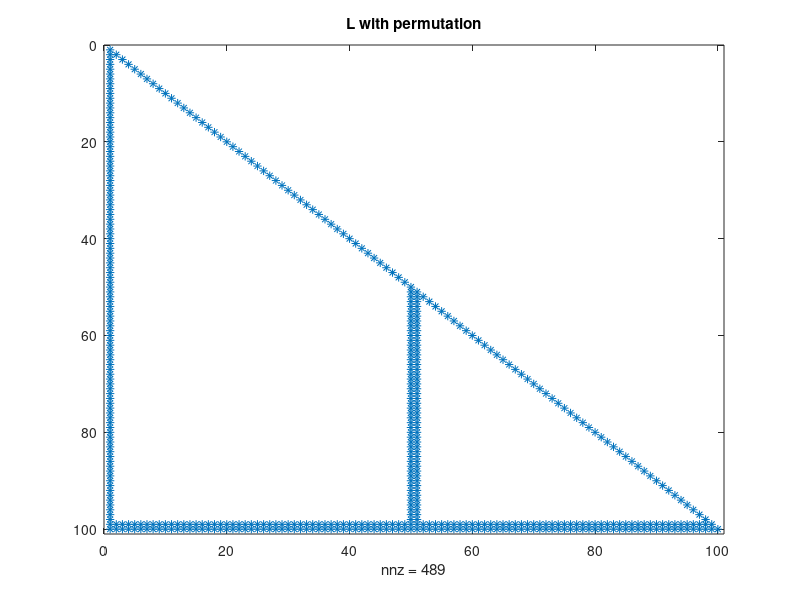
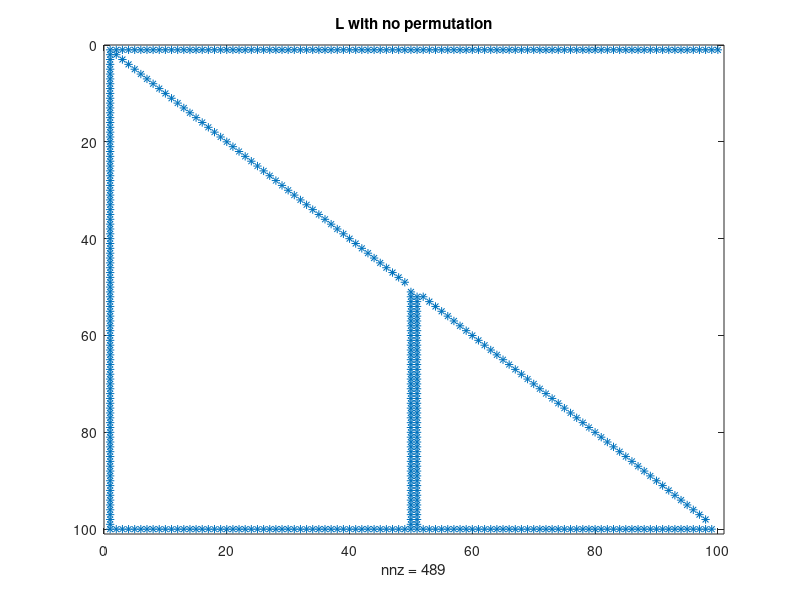

MATLAB code to generate these figures, in order:
clear all
close all
disp("______________")
n=100;

B=ones(n,2);
B(1:n,1)=10;
B(1:n,2)=-1;
d=[ 0 n/2];

A=spdiags(B,d,n,n);


A(1:n,1)=1; %prima riga tutti uno
A(1:n,n)=1; %ultima riga tutti 1
A(1,1:n)=1; %prima colonna tutti 1
A(n,1:n)=1; % ultima colonna tutti 1

A(1,1)=10; %rimetto gli elementi sulla diagonale uguali a 10 
A(n,n)=10;

Af=full(A);

%a)
%spy(A)

%b)
p=colamd(A);
I=speye(n);
P=I(p,:);

%c)
b=ones(n,1);
b(2:2:n)=-1;
A_=A*P';
[L,U,P]=lu(A_);
figure
spy(L)
title("L with permutation")

[L_,U_]=lu(A);
figure
spy(L_)
title("L with no permutation")

tic
y=L\b;
xp=(U*P)\y;
t_per=toc

tic
y=L_\b;
xnp=U_\y;
t_np=toc;

disp("---------------");